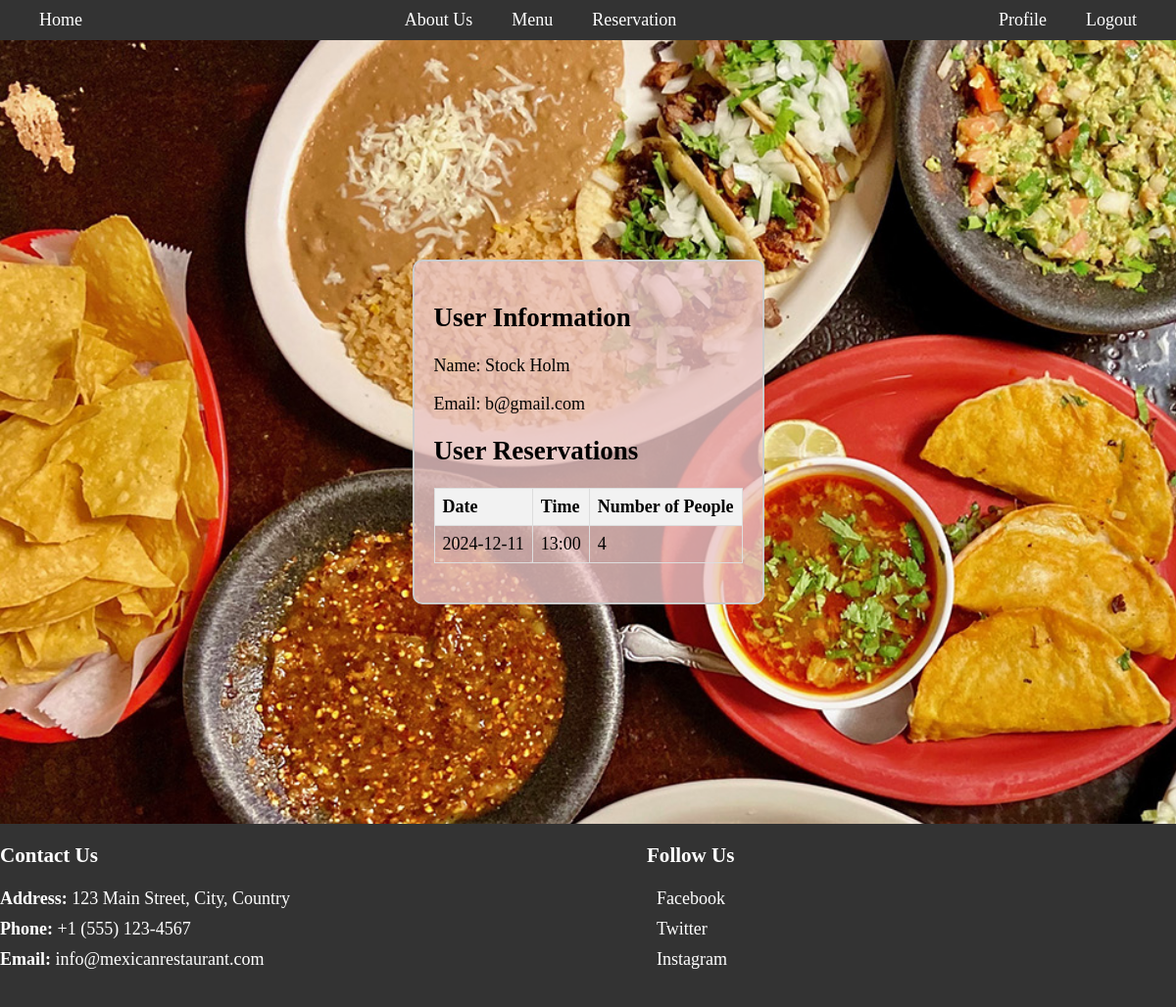
The page /profile (signed in) on the database its author committed.
### models.py (models this page shows, shortened)
class User(db.Model, UserMixin):
    id = db.Column(db.Integer, primary_key=True)
    name = db.Column(db.String(50), nullable=False)
    email = db.Column(db.String(120), nullable=False)
    password = db.Column(db.String(100), nullable=False)
    reservations = db.relationship('Reservation', back_populates="user")
    orders = db.relationship("Order", back_populates="user")

class Reservation(db.Model):
    id = db.Column(db.Integer, primary_key=True)
    time = db.Column(db.DateTime, default=datetime.now(timezone.utc))
    num_people = db.Column(db.Integer, nullable=False)
    user_id = db.Column(db.Integer, db.ForeignKey('user.id'))
    user = db.relationship("User", back_populates="reservations")

### main.py (the view)
@main.route('/profile')
@login_required
def profile():
    return render_template("profile.html", user=current_user)

### init.py (called while the page is built)
def create_app():
    app = Flask(__name__)
    app.config['SECRET_KEY'] = 'secret-key-goes-here'
    app.config['SQLALCHEMY_DATABASE_URI'] = 'sqlite:///test.db'
    db.init_app(app)
    admin.init_app(app)
    from auth import auth as auth_blueprint
    app.register_blueprint(auth_blueprint)
    from main import main as main_blueprint
    app.register_blueprint(main_blueprint)
    login_manager = LoginManager()
    login_manager.login_view = "auth.login" # type: ignore
    login_manager.init_app(app)
    from models import User
    @login_manager.user_loader
    def load_user(user_id):
        return User.query.get(int(user_id))
    return app

### templates/profile.html (shortened to what this page needs)
{% extends 'base.html' %}
{% block body %}
<div class="profile-container">
    <div class="user-profile">
        <div class="user-information">
            <h2>User Information</h2>
            <p><span class="label">Name:</span> {{user.name}}</p>
            <p><span class="label">Email:</span> {{user.email}}</p>
        </div>
        <div class="user-reservations">
            <h2>User Reservations</h2>
            <table>
                <thead>
                    <tr>
                        <th>Date</th>
                        <th>Time</th>
                        <th>Number of People</th>
                    </tr>
                </thead>
                <tbody>
                    {% for reservation in user.reservations %}
                    <tr>
                        <td>{{ reservation.time.date() }}</td>
                        <td>{{ reservation.time.strftime("%H:%M") }}</td>
                        <td>{{ reservation.num_people }}</td>
                    </tr>
                    {% endfor %}
                </tbody>
            </table>
        </div>
    </div>
</div>
{% endblock %}

### static/css/main.css (style rules this page uses)
body { font-family: 'Playfair Display', serif; font-size: large; background-color: #f5f5f5; margin: 0; padding: 0; background-image: url('../img/menu-background.jpeg'); background-size: cover; }

### static/css/profile.css (style rules this page uses)
.profile-container { display: flex; justify-content: center; align-items: center; height: 100vh; }
.user-profile { background-color: rgba(235, 199, 199, 0.8); border: 2px solid #ccc; border-radius: 10px; padding: 20px; max-width: 600px; }
.user-information, .user-reservations { margin-bottom: 20px; }
.user-reservations table { width: 100%; border-collapse: collapse; }
.user-reservations th, .user-reservations td { border: 1px solid #ddd; padding: 8px; }
.user-reservations th { background-color: #f2f2f2; text-align: left; }

### rows shown on the page
User: name "Stock Holm", email "b@gmail.com"
Reservation: time "2024-12-11", time "13:00", num_people "4"
